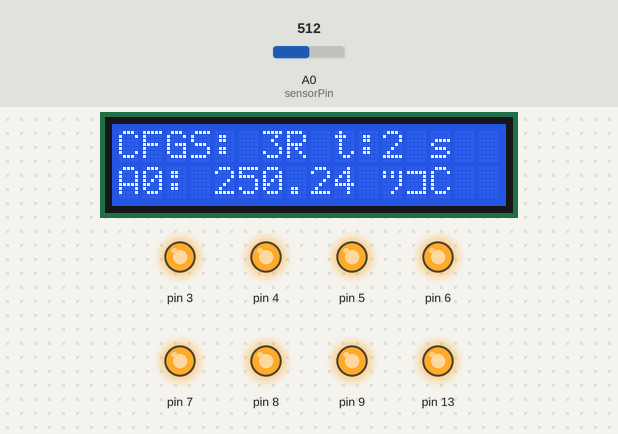
Simulated run of this sketch. Board: Arduino Uno, built with avr-gcc and run on an emulated ATmega328P. Parts: 16×2 character LCD, output pins drawn as LEDs (lit = HIGH). The inputs (shaded band) are chosen by the test bench; at power-on: A0 (sensorPin) = 512.

Above: at 2.2 s.
2.3 s: A0 (sensorPin) set to 222
At 3.9 s:
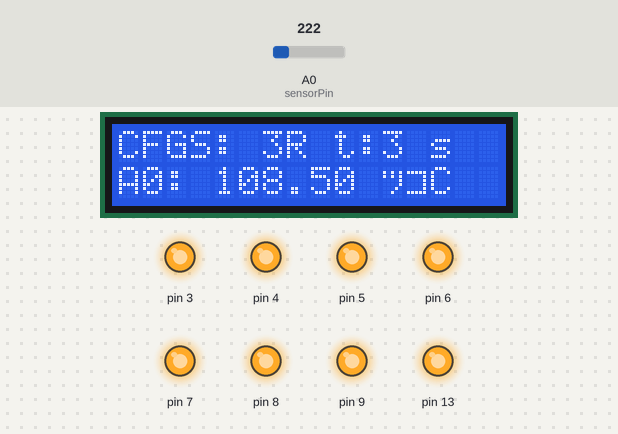
5.6 s: A0 (sensorPin) set to 189
At 7.0 s:
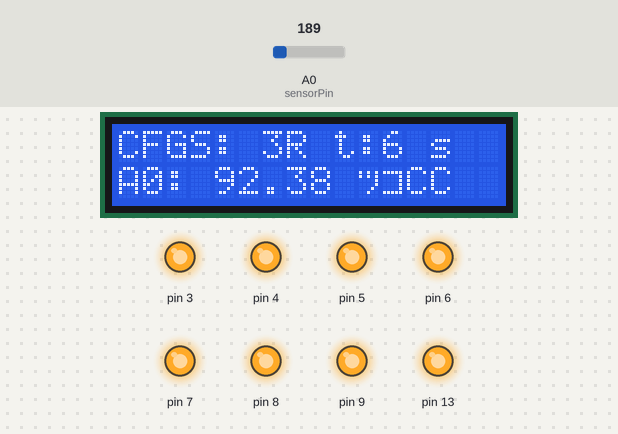
9.7 s: A0 (sensorPin) set to 23
At 11.1 s:
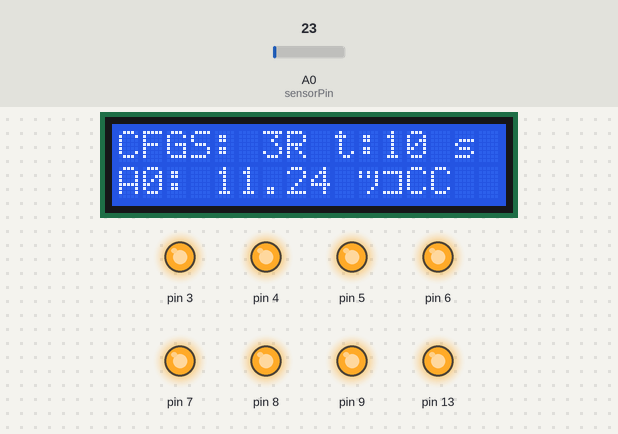
12.8 s: A0 (sensorPin) set to 18
At 14.2 s:
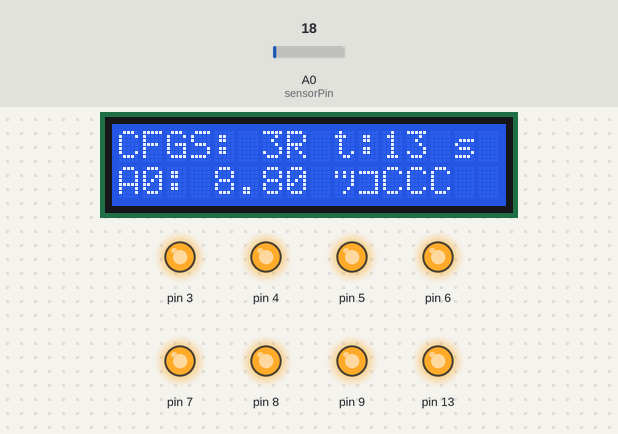
Timing chart, 0 to 15.8 s (numbered marks = the images above; inputs shaded):
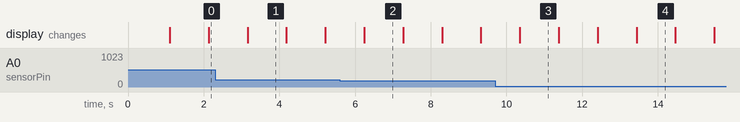

Measured:
- the behaviour switches between 205 and 204 on A0 (sensorPin) (found by bisection; images 1 and 2)
- the behaviour switches between 21 and 20 on A0 (sensorPin) (found by bisection; images 3 and 4)
- after the input at 5.6 s, the display: changes after 0.64 s (image 2)
- after the input at 12.8 s, the display: changes after 0.64 s (image 4)
- what the display in image 1 shows lasts 1.0 s, from 3.2 s to 4.2 s

The sketch:

SensorLM35I2C.ino
```cpp
#include <LiquidCrystal_I2C.h>

//Crear el objeto lcd  dirección  0x3F y 16 columnas x 2 filas
//LiquidCrystal_I2C lcd(0x3F,16,2);  //
LiquidCrystal_I2C lcd(0x27,16,2);  //

const int sensorPin = A0;   // seleccionar la entrada para el sensor
int Value;         // variable que almacena el valor raw (0 a 1023)
float milivolts, celsius;

void setup() {
  pinMode(3, OUTPUT);
  pinMode(4, OUTPUT);
  pinMode(5, OUTPUT);
  pinMode(6, OUTPUT);
  pinMode(7, OUTPUT);
  pinMode(8, OUTPUT);
  pinMode(9, OUTPUT);
  pinMode(13, OUTPUT);
  digitalWrite(3,HIGH);
  digitalWrite(4,HIGH);
  digitalWrite(5,HIGH);
  digitalWrite(6,HIGH);
  digitalWrite(7,HIGH);
  digitalWrite(8,HIGH);
  digitalWrite(9,HIGH);
  digitalWrite(13,HIGH);

  // Inicializar el LCD
  lcd.init();

  //Encender la luz de fondo.
  lcd.backlight();

  // Escribimos el Mensaje en el LCD.
  lcd.print("HOLA MUNDO");
  Serial.println("HOLA MUNDO");
  delay(1000);
}

void loop() {

  Value = analogRead(sensorPin);          // realizar la lectura
  milivolts = (Value / 1023.0) * 5000;
  celsius = milivolts / 10;

  lcd.setCursor(0, 0);
  lcd.print("CFGS: 3R");
  lcd.print(" t:");
  // Escribimos el número de segundos trascurridos
  lcd.print(millis()/1000);
  lcd.print(" s");
  // Ubicamos el cursor en la primera posición(columna:0) de la segunda línea(fila:1)
  lcd.setCursor(0, 1);
  lcd.print("A0: ");
  lcd.print(celsius);
  lcd.print(" ºC");

  Serial.println(celsius);                     // mostrar el valor por serial
  delay(1000);

}
```
